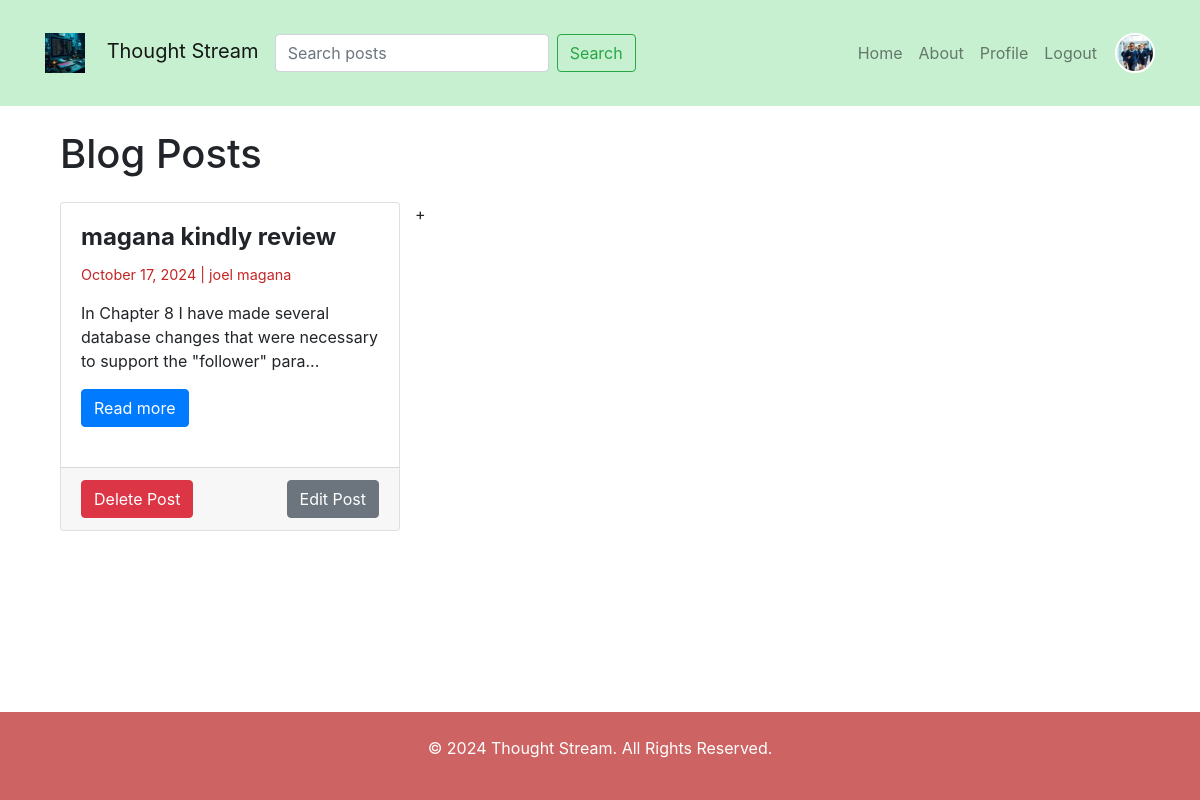
/posts (signed in), run on the app's committed database.
### models.py (models this page shows, shortened)
class Post(db.Model):
    id = db.Column(db.Integer, primary_key=True)
    title = db.Column(db.String(150), nullable=False)
    body = db.Column(db.Text, nullable=False)
    date_posted = db.Column(db.DateTime, nullable=False, default=datetime.now(timezone.utc))
    user_id = db.Column(db.Integer, db.ForeignKey('user.id'), nullable=False)
    author = db.relationship('User', backref='posts', lazy=True)
    comments = db.relationship('Comment', backref='post_comments', lazy=True)
    likes = db.relationship('Like', backref='post_likes', lazy=True)

class User(db.Model, UserMixin):
    id = db.Column(db.Integer, primary_key = True)
    username = db.Column(db.String(150), unique=True, nullable=False)
    email = db.Column(db.String(100), unique = True, nullable=False)
    password = db.Column(db.String(150), nullable=False)
    def get_id(self):
        return self.id

### routes.py (the view)
    @app.route('/posts')
    def posts():
        all_posts = Post.query.all()
        if all_posts:
            return render_template('posts.html', posts=all_posts)
        return render_template('404.html'), 404

### app.py (called while the page is built)
def create_app():
    app = Flask(__name__)
    app.config['SECRET_KEY'] = 'i dont know'
    app.config['SQLALCHEMY_DATABASE_URI'] = 'sqlite:///flasker.db'
    db.init_app(app)
    bcrypt.init_app(app)
    login_manager.init_app(app)
    @login_manager.user_loader
    def load_user(userid):
        return User.query.get(int(userid))
    from routes import init_routes
    init_routes(app, db, bcrypt)
    migrate= Migrate(app,db)
    return app

### templates/posts.html
{% extends 'base.html' %}
{% block content %}
<div class="container mt-4">
    <h1 class="mb-4">Blog Posts</h1>
    <div class="row">
        {% for post in posts %}
        <div class="col-md-4 mb-4">
            <div class="card h-100">
                <div class="card-body">
                    <h2 class="card-title">{{ post.title }}</h2>
                    <p class="date-author">{{post.date_posted.strftime('%B %d, %Y')}} | {{ post.author.username }}</p>
                    <p class="card-text">{{ post.body[:100] }}...</p>
                    <a class="btn btn-primary" href="{{ url_for('post_detail', post_id=post.id) }}">Read more</a>
                </div>
                {% if post.author == current_user %}
                <div class="card-footer d-flex justify-content-between">
                    <form method="POST" action="/post/{{ post.id }}/delete">
                        <button class="btn btn-danger" type="submit">Delete Post</button>
                    </form>
                    <a href="{{ url_for('edit_post', post_id=post.id) }}" class="btn btn-secondary">Edit Post</a>
                </div>
                {% endif %}
            </div>
        </div>+
        {% endfor %}
    </div>
</div>
{% endblock %}

### static/styles.css (style rules this page uses)
body { font-family: Arial, sans-serif; margin: 0; padding: 0; background-color: #93d675; font-weight: bold; }
.container { width: 98%; margin: 20px auto; }
.card { margin-bottom: 20px; }
.card-title { font-size: 1.5rem; font-weight: bold; }
.card-text { font-size: 1rem; }
.date-author { font-size: 0.9rem; color: rgb(196, 38, 38); }

### data on the page
Post: title "magana kindly review", date_posted "October 17, 2024", author.username "joel magana", body "In Chapter 8 I have made several database changes that were necessary to support the \"follower\" para"
